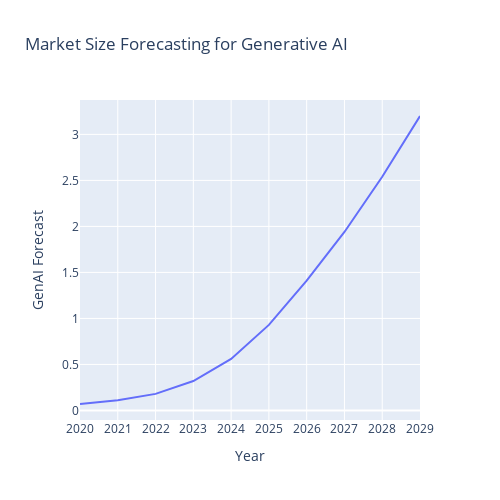
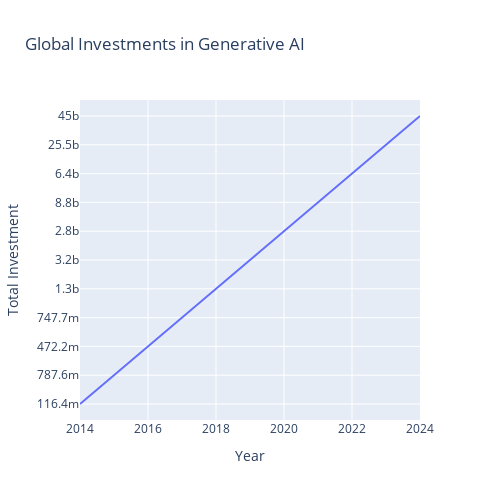
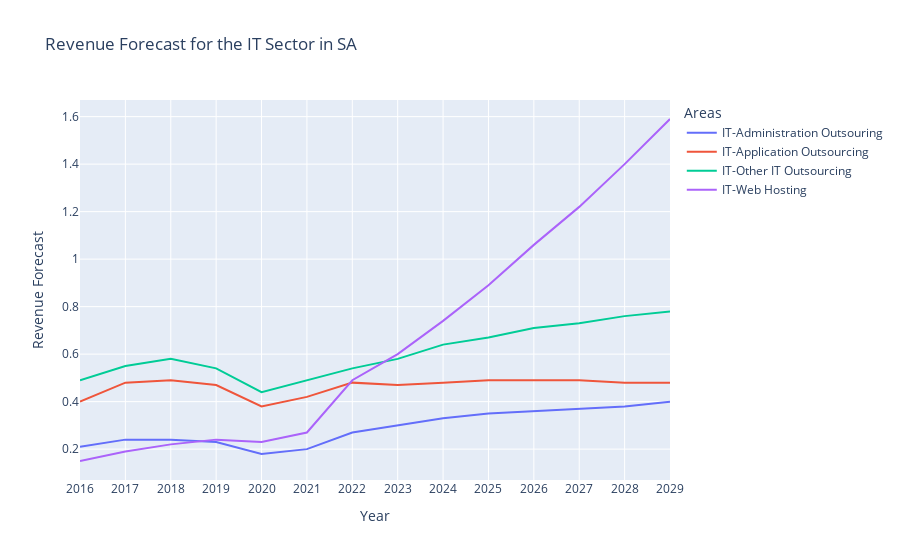
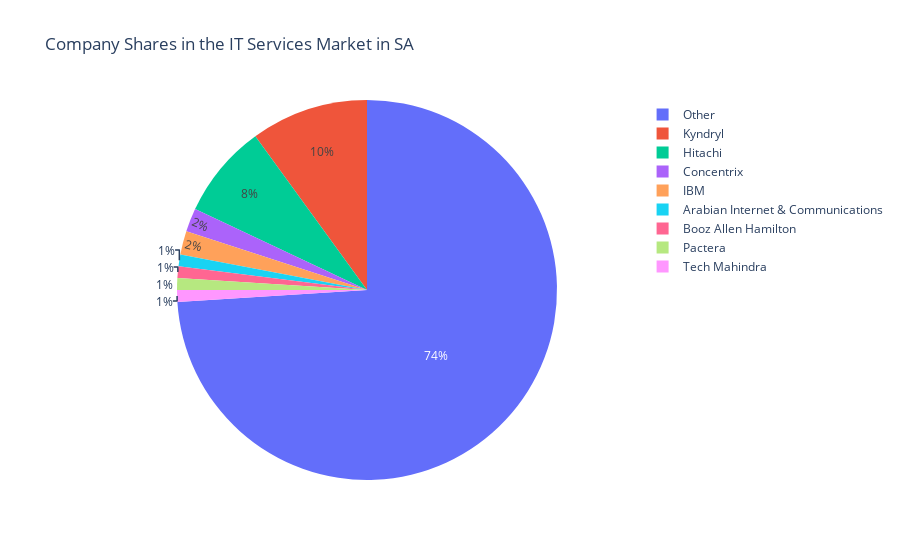

Here is the notebook cell these charts were saved with, in order:
### Code cell
#Plot the graph 
fig1 = plt.line(x = year1, y = forecast, title = 'Market Size Forecasting for Generative AI', labels = {'x': 'Year', 'y': "GenAI Forecast"}, width = 500, height = 500)
fig1.show()

fig2 = plt.line(x = year2, y = inv, title = 'Global Investments in Generative AI', labels = {'x':'Year', "y":'Total Investment'}, width = 500, height = 500)
fig2.show()

fig3 = plt.line(rv_fc_df, title = 'Revenue Forecast for the IT Sector in SA', labels={'value':'Revenue Forecast', 'variable':'Areas'})
fig3.show()

fig4 = plt.pie(it_service, values = 'share in percent', title = 'Company Shares in the IT Services Market in SA', names = 'brand', labels={'brand':'Brand', 'share in percent':'Shares in Percent'})
fig4.show()

fig5 = plt.pie(gentext, values = 'share in percent', names = 'brand', title = 'Company Shares in the Text Generation AI Market in SA', labels={'brand':'Brand', 'share in percent':'Shares in Percent'})
fig5.show()

fig6 = plt.pie(genimage, values = 'share in percent', names = 'brand', title = 'Company Shares in the Image Generation AI Market in SA', labels={'brand':'Brand', 'share in percent':'Shares in Percent'})
fig6.show()

### Figure 1 — Plotly figure (JSON) as saved in the notebook; plotly's stock layout.template omitted (floating-point values rounded to 4 significant figures)
{"data": [{"hovertemplate": "Year=%{x}<br>GenAI Forecast=%{y}<extra></extra>", "legendgroup": "", "line": {"color": "#636efa", "dash": "solid"}, "marker": {"symbol": "circle"}, "mode": "lines", "name": "", "orientation": "v", "showlegend": false, "type": "scatter", "x": ["2020", "2021", "2022", "2023", "2024", "2025", "2026", "2027", "2028", "2029"], "xaxis": "x", "y": [0.07, 0.11, 0.18, 0.32, 0.56, 0.93, 1.41, 1.94, 2.54, 3.2], "yaxis": "y"}], "layout": {"height": 500, "legend": {"tracegroupgap": 0}, "title": {"text": "Market Size Forecasting for Generative AI"}, "width": 500, "xaxis": {"anchor": "y", "domain": [0, 1], "title": {"text": "Year"}}, "yaxis": {"anchor": "x", "domain": [0, 1], "title": {"text": "GenAI Forecast"}}}}

### Figure 2 — Plotly figure (JSON) as saved in the notebook; plotly's stock layout.template omitted (floating-point values rounded to 4 significant figures)
{"data": [{"hovertemplate": "Year=%{x}<br>Total Investment=%{y}<extra></extra>", "legendgroup": "", "line": {"color": "#636efa", "dash": "solid"}, "marker": {"symbol": "circle"}, "mode": "lines", "name": "", "orientation": "h", "showlegend": false, "type": "scatter", "x": [2014, 2015, 2016, 2017, 2018, 2019, 2020, 2021, 2022, 2023, 2024], "xaxis": "x", "y": ["116.4m", "787.6m", "472.2m", "747.7m", "1.3b", "3.2b", "2.8b", "8.8b", "6.4b", "25.5b", "45b"], "yaxis": "y"}], "layout": {"height": 500, "legend": {"tracegroupgap": 0}, "title": {"text": "Global Investments in Generative AI"}, "width": 500, "xaxis": {"anchor": "y", "domain": [0, 1], "title": {"text": "Year"}}, "yaxis": {"anchor": "x", "domain": [0, 1], "title": {"text": "Total Investment"}}}}

### Figure 3 — Plotly figure (JSON) as saved in the notebook; plotly's stock layout.template omitted (floating-point values rounded to 4 significant figures)
{"data": [{"hovertemplate": "Areas=IT-Administration Outsouring<br>Year=%{x}<br>Revenue Forecast=%{y}<extra></extra>", "legendgroup": "IT-Administration Outsouring", "line": {"color": "#636efa", "dash": "solid"}, "marker": {"symbol": "circle"}, "mode": "lines", "name": "IT-Administration Outsouring", "orientation": "v", "showlegend": true, "type": "scatter", "x": ["2016", "2017", "2018", "2019", "2020", "2021", "2022", "2023", "2024", "2025", "2026", "2027", "2028", "2029"], "xaxis": "x", "y": [0.21, 0.24, 0.24, 0.23, 0.18, 0.2, 0.27, 0.3, 0.33, 0.35, 0.36, 0.37, 0.38, 0.4], "yaxis": "y"}, {"hovertemplate": "Areas=IT-Application Outsourcing<br>Year=%{x}<br>Revenue Forecast=%{y}<extra></extra>", "legendgroup": "IT-Application Outsourcing", "line": {"color": "#EF553B", "dash": "solid"}, "marker": {"symbol": "circle"}, "mode": "lines", "name": "IT-Application Outsourcing", "orientation": "v", "showlegend": true, "type": "scatter", "x": ["2016", "2017", "2018", "2019", "2020", "2021", "2022", "2023", "2024", "2025", "2026", "2027", "2028", "2029"], "xaxis": "x", "y": [0.4, 0.48, 0.49, 0.47, 0.38, 0.42, 0.48, 0.47, 0.48, 0.49, 0.49, 0.49, 0.48, 0.48], "yaxis": "y"}, {"hovertemplate": "Areas=IT-Other IT Outsourcing<br>Year=%{x}<br>Revenue Forecast=%{y}<extra></extra>", "legendgroup": "IT-Other IT Outsourcing", "line": {"color": "#00cc96", "dash": "solid"}, "marker": {"symbol": "circle"}, "mode": "lines", "name": "IT-Other IT Outsourcing", "orientation": "v", "showlegend": true, "type": "scatter", "x": ["2016", "2017", "2018", "2019", "2020", "2021", "2022", "2023", "2024", "2025", "2026", "2027", "2028", "2029"], "xaxis": "x", "y": [0.49, 0.55, 0.58, 0.54, 0.44, 0.49, 0.54, 0.58, 0.64, 0.67, 0.71, 0.73, 0.76, 0.78], "yaxis": "y"}, {"hovertemplate": "Areas=IT-Web Hosting<br>Year=%{x}<br>Revenue Forecast=%{y}<extra></extra>", "legendgroup": "IT-Web Hosting", "line": {"color": "#ab63fa", "dash": "solid"}, "marker": {"symbol": "circle"}, "mode": "lines", "name": "IT-Web Hosting", "orientation": "v", "showlegend": true, "type": "scatter", "x": ["2016", "2017", "2018", "2019", "2020", "2021", "2022", "2023", "2024", "2025", "2026", "2027", "2028", "2029"], "xaxis": "x", "y": [0.15, 0.19, 0.22, 0.24, 0.23, 0.27, 0.49, 0.6, 0.74, 0.89, 1.06, 1.22, 1.4, 1.59], "yaxis": "y"}], "layout": {"legend": {"title": {"text": "Areas"}, "tracegroupgap": 0}, "title": {"text": "Revenue Forecast for the IT Sector in SA"}, "xaxis": {"anchor": "y", "domain": [0, 1], "title": {"text": "Year"}}, "yaxis": {"anchor": "x", "domain": [0, 1], "title": {"text": "Revenue Forecast"}}}}

### Figure 4 — Plotly figure (JSON) as saved in the notebook; plotly's stock layout.template omitted (floating-point values rounded to 4 significant figures)
{"data": [{"domain": {"x": [0, 1], "y": [0, 1]}, "hovertemplate": "Brand=%{label}<br>Shares in Percent=%{value}<extra></extra>", "labels": ["Arabian Internet & Communications", "Booz Allen Hamilton", "Pactera", "Tech Mahindra", "Concentrix", "IBM", "Hitachi", "Kyndryl", "Other"], "legendgroup": "", "name": "", "showlegend": true, "type": "pie", "values": [1, 1, 1, 1, 2, 2, 8, 10, 74]}], "layout": {"legend": {"tracegroupgap": 0}, "title": {"text": "Company Shares in the IT Services Market in SA"}}}
